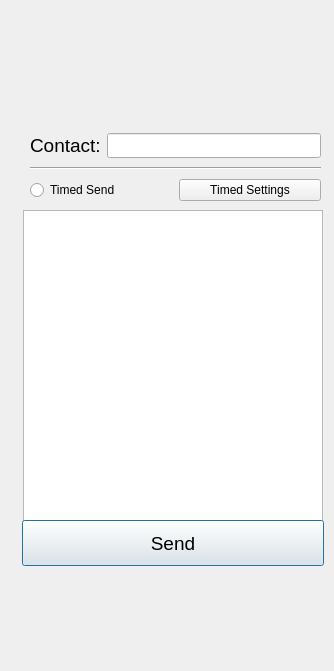
<?xml version="1.0" encoding="UTF-8"?>
<ui version="4.0">
 <class>new_sms</class>
 <widget class="QDialog" name="new_sms">
  <property name="enabled">
   <bool>true</bool>
  </property>
  <property name="geometry">
   <rect>
    <x>0</x>
    <y>0</y>
    <width>334</width>
    <height>671</height>
   </rect>
  </property>
  <property name="minimumSize">
   <size>
    <width>334</width>
    <height>540</height>
   </size>
  </property>
  <property name="maximumSize">
   <size>
    <width>1000</width>
    <height>1000</height>
   </size>
  </property>
  <property name="windowTitle">
   <string>New Message</string>
  </property>
  <property name="styleSheet">
   <string notr="true"/>
  </property>
  <widget class="QTextEdit" name="textEdit">
   <property name="geometry">
    <rect>
     <x>23</x>
     <y>210</y>
     <width>300</width>
     <height>311</height>
    </rect>
   </property>
   <property name="font">
    <font>
     <family>文泉驿等宽微米黑</family>
    </font>
   </property>
  </widget>
  <widget class="QPushButton" name="sendButton">
   <property name="geometry">
    <rect>
     <x>22</x>
     <y>520</y>
     <width>302</width>
     <height>46</height>
    </rect>
   </property>
   <property name="font">
    <font>
     <family>Ubuntu</family>
     <pointsize>14</pointsize>
     <weight>50</weight>
     <bold>false</bold>
    </font>
   </property>
   <property name="text">
    <string>Send</string>
   </property>
  </widget>
  <widget class="QPushButton" name="pushButton">
   <property name="geometry">
    <rect>
     <x>160</x>
     <y>610</y>
     <width>23</width>
     <height>23</height>
    </rect>
   </property>
   <property name="text">
    <string/>
   </property>
   <property name="flat">
    <bool>true</bool>
   </property>
  </widget>
  <widget class="QWidget" name="layoutWidget">
   <property name="geometry">
    <rect>
     <x>30</x>
     <y>130</y>
     <width>291</width>
     <height>77</height>
    </rect>
   </property>
   <layout class="QVBoxLayout" name="verticalLayout">
    <item>
     <layout class="QGridLayout" name="gridLayout">
      <item row="0" column="0">
       <widget class="QLabel" name="label">
        <property name="font">
         <font>
          <family>Ubuntu</family>
          <pointsize>14</pointsize>
         </font>
        </property>
        <property name="text">
         <string>Contact:</string>
        </property>
       </widget>
      </item>
      <item row="0" column="1">
       <widget class="QLineEdit" name="lineEdit">
        <property name="font">
         <font>
          <family>文泉驿等宽微米黑</family>
         </font>
        </property>
       </widget>
      </item>
     </layout>
    </item>
    <item>
     <widget class="Line" name="line">
      <property name="orientation">
       <enum>Qt::Horizontal</enum>
      </property>
     </widget>
    </item>
    <item>
     <layout class="QHBoxLayout" name="horizontalLayout">
      <item>
       <widget class="QRadioButton" name="timedSendRadio">
        <property name="mouseTracking">
         <bool>true</bool>
        </property>
        <property name="focusPolicy">
         <enum>Qt::NoFocus</enum>
        </property>
        <property name="text">
         <string>Timed Send</string>
        </property>
       </widget>
      </item>
      <item>
       <widget class="QPushButton" name="setTimeButton">
        <property name="focusPolicy">
         <enum>Qt::NoFocus</enum>
        </property>
        <property name="text">
         <string>Timed Settings</string>
        </property>
       </widget>
      </item>
     </layout>
    </item>
   </layout>
  </widget>
 </widget>
 <resources/>
 <connections>
  <connection>
   <sender>pushButton</sender>
   <signal>clicked()</signal>
   <receiver>new_sms</receiver>
   <slot>close()</slot>
   <hints>
    <hint type="sourcelabel">
     <x>167</x>
     <y>625</y>
    </hint>
    <hint type="destinationlabel">
     <x>227</x>
     <y>618</y>
    </hint>
   </hints>
  </connection>
 </connections>
</ui>
